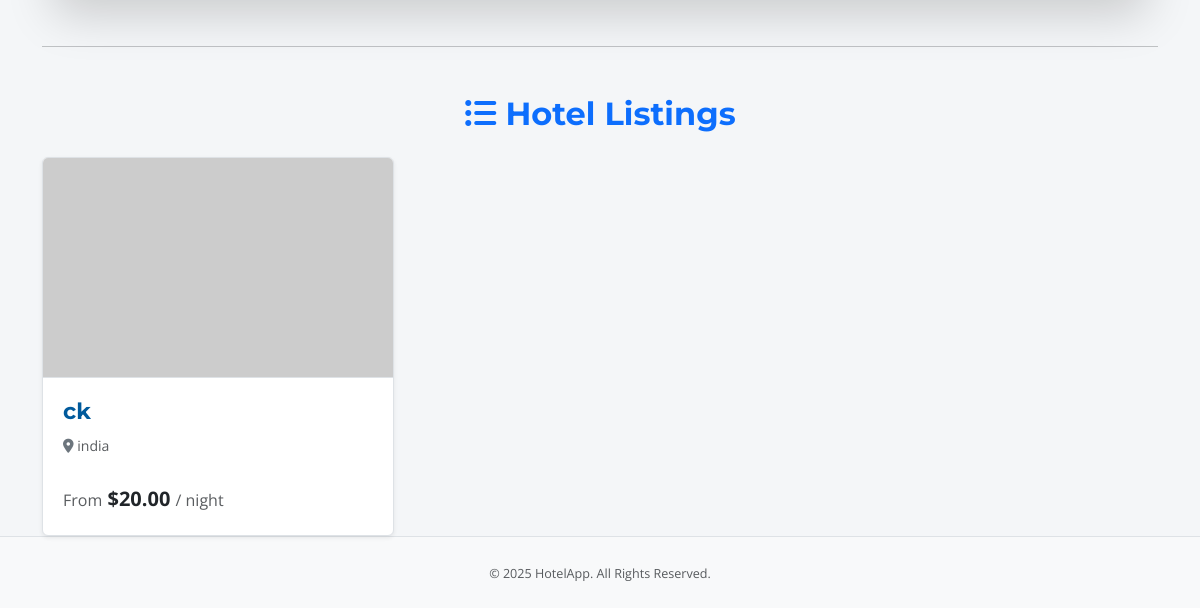
Before: / (lower part) with the older database file.
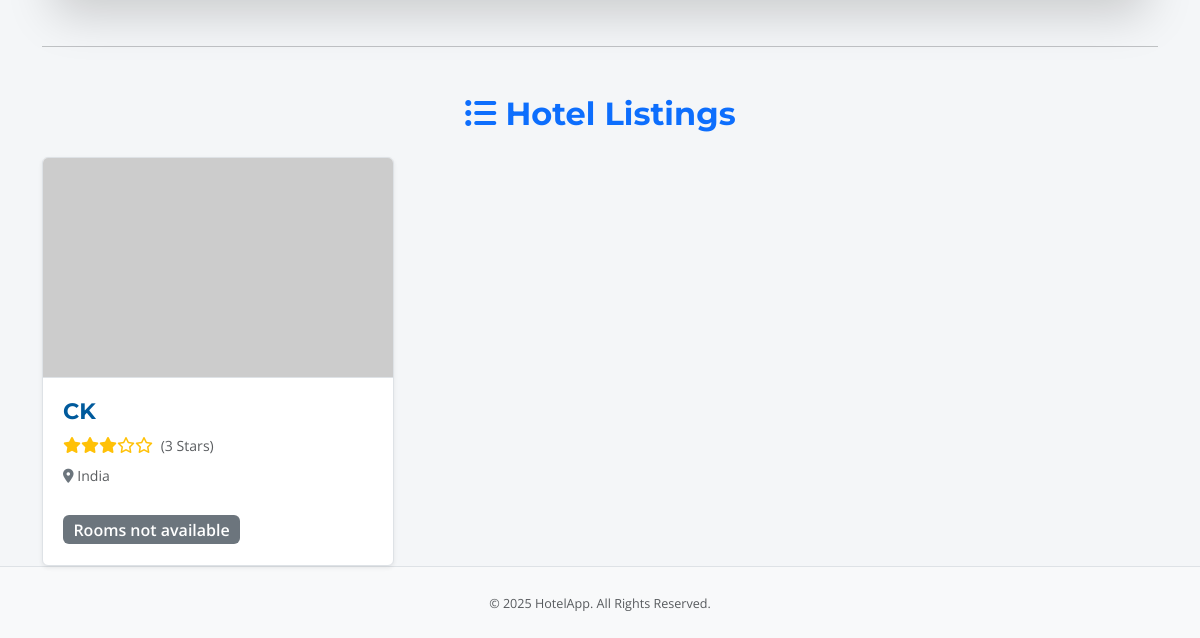
After: the same page with the newer database file.
### app.py (models this page shows, shortened)
class Hotel(db.Model):
    id = db.Column(db.Integer, primary_key=True)
    name = db.Column(db.String(100), nullable=False)
    location = db.Column(db.String(200), nullable=False)
    description = db.Column(db.Text, nullable=True)
    price_per_night = db.Column(db.Float, nullable=True)
    image_url = db.Column(db.String(255), nullable=True, default='https://via.placeholder.com/800x500.png?text=Main+Hotel+Image')
    owner_id = db.Column(db.Integer, db.ForeignKey('user.id'), nullable=False)
    is_approved = db.Column(db.Boolean, default=False, nullable=False)
    star_rating = db.Column(db.Integer, nullable=True)
    amenities = db.Column(db.String(300), nullable=True)
    latitude = db.Column(db.Float, nullable=True)
    longitude = db.Column(db.Float, nullable=True)
    gallery_images = db.relationship('HotelImage', backref='hotel_ref', lazy='dynamic', cascade="all, delete-orphan")
    bookings = db.relationship('Booking', backref='hotel', lazy=True, foreign_keys='Booking.hotel_id', cascade="all, delete-orphan")
    wishlisted_by_users = db.relationship('Wishlist', backref='hotel', lazy='dynamic', cascade='all, delete-orphan')
    room_types = db.relationship('RoomType', backref='hotel', lazy='dynamic', cascade="all, delete-orphan")
    def get_min_price(self): return db.session.query(func.min(RoomType.price_per_night)).filter(RoomType.hotel_id == self.id).scalar()

### app.py (the view)
@app.route('/')
def index():
    query = Hotel.query.filter_by(is_approved=True)
    search_term = request.args.get('search_term', '').strip()
    min_price_str = request.args.get('min_price', '').strip()
    max_price_str = request.args.get('max_price', '').strip()
    star_rating_str = request.args.get('star_rating', '').strip()
    amenities_filter_str = request.args.get('amenities_filter', '').strip()
    if search_term: query = query.filter(or_(Hotel.name.ilike(f"%{search_term}%"), Hotel.location.ilike(f"%{search_term}%")))
    if min_price_str:
        try: query = query.filter(Hotel.price_per_night >= float(min_price_str))
        except (ValueError, TypeError): pass
    if max_price_str:
        try: query = query.filter(Hotel.price_per_night <= float(max_price_str))
        except (ValueError, TypeError): pass
    if star_rating_str:
        try:
            sr = int(star_rating_str)
            if 1 <= sr <= 5: query = query.filter(Hotel.star_rating >= sr)
        except (ValueError, TypeError): pass
    if amenities_filter_str:
        req_amenities = [a.strip().lower() for a in amenities_filter_str.split(',') if a.strip()]
        if req_amenities:
            for amenity in req_amenities: query = query.filter(Hotel.amenities.ilike(f"%{amenity}%"))
    filtered_hotels = query.order_by(Hotel.name.asc()).all()
    return render_template('index.html', hotels=filtered_hotels)

### app.py (called while the page is built)
@app.context_processor
def utility_processor():
    def is_hotel_in_wishlist(hotel_id):
        if current_user.is_authenticated:
            return Wishlist.query.filter_by(user_id=current_user.id, hotel_id=hotel_id).first() is not None
        return False
    return dict(is_hotel_in_wishlist=is_hotel_in_wishlist)

### templates/index.html (shortened to what this page needs)
{% extends "base.html" %}
{% block content %}
<hr class="my-5">
<h2 class="mb-4 text-center text-primary"><i class="fas fa-list-ul"></i> Hotel Listings</h2>
{% if hotels %}
<div class="row row-cols-1 row-cols-md-2 row-cols-lg-3 g-4">
    {% for hotel in hotels %}
    <div class="col d-flex align-items-stretch">
        <div class="card h-100 shadow-sm hotel-card">
            <a href="{{ url_for('hotel_detail', hotel_id=hotel.id) }}" class="text-decoration-none"><img src="{{ hotel.image_url or 'https://via.placeholder.com/800x500.png?text=No+Image' }}" class="card-img-top" alt="{{ hotel.name }}" style="height: 220px; object-fit: cover;"></a>
            <div class="card-body d-flex flex-column">
                <h5 class="card-title"><a href="{{ url_for('hotel_detail', hotel_id=hotel.id) }}" class="text-decoration-none stretched-link">{{ hotel.name }}</a></h5>
                {% if hotel.star_rating %}<p class="card-text mb-1">{% for i in range(hotel.star_rating) %}<i class="fas fa-star text-warning"></i>{% endfor %}{% for i in range(5 - hotel.star_rating) %}<i class="far fa-star text-warning"></i>{% endfor %}<small class="ms-1 text-muted"> ({{ hotel.star_rating }} Star{{ 's' if hotel.star_rating > 1 }})</small></p>{% endif %}
                <p class="card-text mb-2"><small class="text-muted"><i class="fas fa-map-marker-alt text-secondary"></i> {{ hotel.location }}</small></p>
                <div class="d-flex justify-content-between align-items-center mt-auto">
                    <p class="fs-5 mb-0">
                        {% set min_price = hotel.get_min_price() %}
                        {% if min_price %}
                            <small class="text-muted fs-6">From</small> <strong>${{ "%.2f"|format(min_price) }}</strong> <small class="text-muted fs-6">/ night</small>
                        {% else %}
                             <span class="badge bg-secondary">Rooms not available</span>
                        {% endif %}
                    </p>
                </div>
            </div>
        </div>
    </div>
    {% endfor %}
</div>
{% endif %}
{% endblock %}

Changed rows visible on the page:
changed Hotel: name "ck" → "CK"; star_rating (not shown) → "3"; star_rating (not shown) → "s"; location "india" → "India"; price_per_night "20.00" → (not shown); text "From $ / night" → "Rooms not available"
